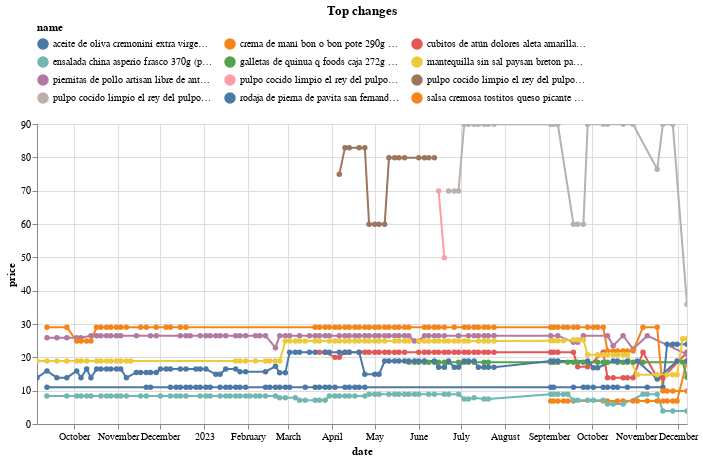

The notebook cell saved with this chart:
### Code cell
top_changes.head(10).pipe(plot_changes, 'Top changes')

### Figure 1 — Vega-Lite specification as saved in the notebook (floating-point values rounded to 4 significant figures; data arrays with more than 128 entries replaced by an {"elided": "..."} marker saying what was removed)
{"config": {"view": {"continuousWidth": 300, "continuousHeight": 300}, "legend": {"columns": 3, "orient": "top"}}, "data": {"name": "data-0a82faa8a2698cb82b245ebb8acdae55"}, "mark": {"type": "line", "point": true}, "encoding": {"color": {"field": "name", "scale": {"domain": ["aceite de oliva cremonini extra virgen botella 250ml (plaza_vea)", "crema de maní bon o bon pote 290g (plaza_vea)", "cubitos de atún dolores aleta amarilla bolsa 200g (plaza_vea)", "ensalada china asperio frasco 370g (plaza_vea)", "galletas de quinua q foods caja 272g (plaza_vea)", "mantequilla sin sal paysan breton paquete 200g (plaza_vea)", "piernitas de pollo artisan libre de antibióticos x kg (plaza_vea)", "pulpo cocido limpio el rey del pulpo x  un (plaza_vea)", "pulpo cocido limpio el rey del pulpo x kg (plaza_vea)", "pulpo cocido limpio el rey del pulpo x un (plaza_vea)", "rodaja de pierna de pavita san fernando congelado (plaza_vea)", "salsa cremosa tostitos queso picante frasco 425.2g (plaza_vea)"]}, "type": "nominal"}, "tooltip": [{"field": "name", "type": "nominal"}, {"field": "price", "type": "quantitative"}, {"field": "last_price", "type": "quantitative"}], "x": {"field": "date", "type": "temporal"}, "y": {"field": "price", "type": "quantitative"}}, "params": [{"name": "param_1", "select": {"type": "point", "fields": ["name"]}, "bind": "legend"}, {"name": "param_2", "select": {"type": "interval", "encodings": ["x", "y"]}, "bind": "scales"}], "title": "Top changes", "transform": [{"filter": {"param": "param_1"}}], "width": 650, "$schema": "https://vega.github.io/schema/vega-lite/v5.16.3.json", "datasets": {"data-0a82faa8a2698cb82b245ebb8acdae55": {"elided": "609 records"}}}
